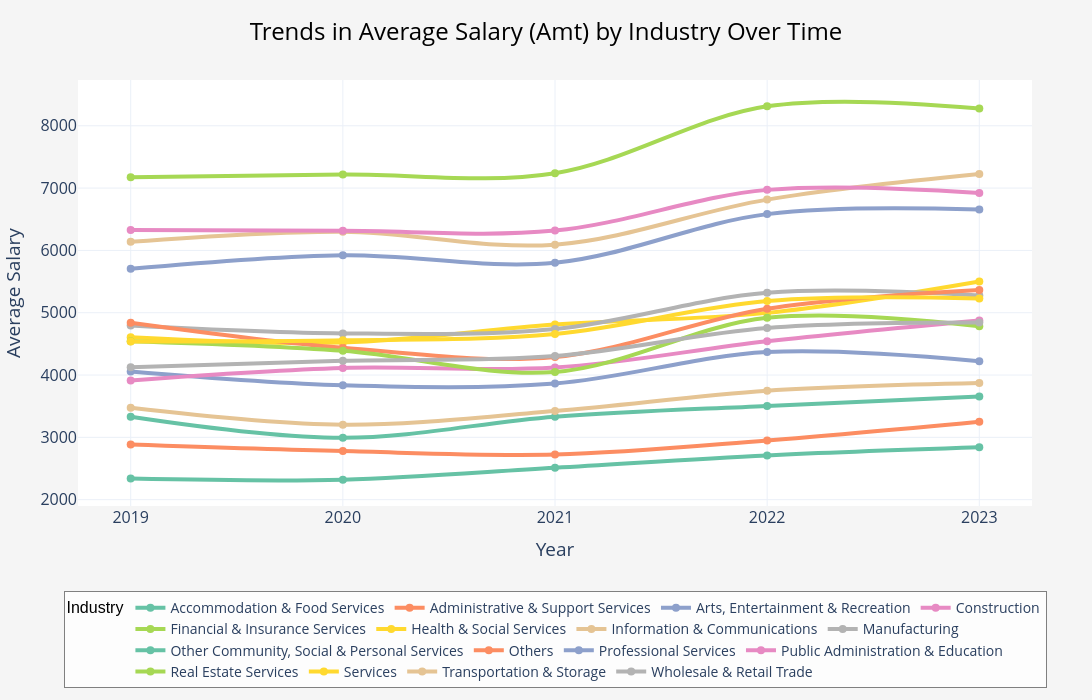

Notebook code cell kept with this figure:
### Markdown cell above
<p>We will proceed with plotting out the linegraph using Plotly for a Interactive Visualisation. This is done as Plotly allows for a interactive graph to be generated which allows us to view individual data points and their exact values. The graph will be plotted in the cell below.</p>

### Code cell
# ----------- Plotting Line Plot ----------- #
fig = px.line(
    df_agg, 
    x="Year", 
    y="Amt", 
    color="Industry", 
    markers=True, 
    title="Trends in Average Salary (Amt) by Industry Over Time",
    template="plotly_white",
    color_discrete_sequence=px.colors.qualitative.Set2,
    line_shape="spline"
)

# ----------- Adjusting Traces ----------- #
fig.update_traces(
    line=dict(width=4),
    marker=dict(size=8, symbol='circle') 
)
fig.update_yaxes(range=[0, None])

# ----------- Adjusting Layouts And Styling ----------- #
fig.update_layout(
    width=1100,
    height=700,
    title=dict(
        text="Trends in Average Salary (Amt) by Industry Over Time",
        font=dict(size=24, color="black"),
        x=0.5,
        xanchor='center'
    ),
    # Axis Labels #
    xaxis_title="Year",
    yaxis_title="Average Salary",
    font=dict(size=16),
    hovermode='x unified',
    # Background Styling #
    plot_bgcolor="white",        
    paper_bgcolor="#f5f5f5",
    # LegendS #
    legend=dict(
        title="Industry",
        orientation="h",
        yanchor="top",
        y=-0.2,
        xanchor="center",
        x=0.5,
        bgcolor="rgba(255,255,255,0.8)",
        bordercolor="gray",
        borderwidth=1,
        font=dict(size=14),
        title_font=dict(size=16, color="black", family="Arial")
    ),
    margin=dict(l=60, r=60, t=80, b=120)
)

# ----------- Adjusting X-Axis ----------- #
fig.update_xaxes(
    tickmode="linear",
    dtick=1
)

# ----------- Displaying Line Plot ----------- #
fig.show()

### Figure 1 — Plotly figure (JSON) as saved in the notebook; plotly's stock layout.template omitted (floating-point values rounded to 4 significant figures)
{"data": [{"hovertemplate": "Industry=Accommodation & Food Services<br>Year=%{x}<br>Amt=%{y}<extra></extra>", "legendgroup": "Accommodation & Food Services", "line": {"color": "rgb(102,194,165)", "dash": "solid", "shape": "spline", "width": 4}, "marker": {"size": 8, "symbol": "circle"}, "mode": "lines+markers", "name": "Accommodation & Food Services", "orientation": "v", "showlegend": true, "type": "scatter", "x": [2019, 2020, 2021, 2022, 2023], "xaxis": "x", "y": [2338.0, 2320.0, 2510.0, 2710, 2840.0], "yaxis": "y"}, {"hovertemplate": "Industry=Administrative & Support Services<br>Year=%{x}<br>Amt=%{y}<extra></extra>", "legendgroup": "Administrative & Support Services", "line": {"color": "rgb(252,141,98)", "dash": "solid", "shape": "spline", "width": 4}, "marker": {"size": 8, "symbol": "circle"}, "mode": "lines+markers", "name": "Administrative & Support Services", "orientation": "v", "showlegend": true, "type": "scatter", "x": [2019, 2020, 2021, 2022, 2023], "xaxis": "x", "y": [2884.0, 2780.0, 2725, 2951, 3252.0], "yaxis": "y"}, {"hovertemplate": "Industry=Arts, Entertainment & Recreation<br>Year=%{x}<br>Amt=%{y}<extra></extra>", "legendgroup": "Arts, Entertainment & Recreation", "line": {"color": "rgb(141,160,203)", "dash": "solid", "shape": "spline", "width": 4}, "marker": {"size": 8, "symbol": "circle"}, "mode": "lines+markers", "name": "Arts, Entertainment & Recreation", "orientation": "v", "showlegend": true, "type": "scatter", "x": [2019, 2020, 2021, 2022, 2023], "xaxis": "x", "y": [4057, 3836.0, 3864.0, 4368, 4222], "yaxis": "y"}, {"hovertemplate": "Industry=Construction<br>Year=%{x}<br>Amt=%{y}<extra></extra>", "legendgroup": "Construction", "line": {"color": "rgb(231,138,195)", "dash": "solid", "shape": "spline", "width": 4}, "marker": {"size": 8, "symbol": "circle"}, "mode": "lines+markers", "name": "Construction", "orientation": "v", "showlegend": true, "type": "scatter", "x": [2019, 2020, 2021, 2022, 2023], "xaxis": "x", "y": [3914.0, 4114.0, 4120, 4542.0, 4875], "yaxis": "y"}, {"hovertemplate": "Industry=Financial & Insurance Services<br>Year=%{x}<br>Amt=%{y}<extra></extra>", "legendgroup": "Financial & Insurance Services", "line": {"color": "rgb(166,216,84)", "dash": "solid", "shape": "spline", "width": 4}, "marker": {"size": 8, "symbol": "circle"}, "mode": "lines+markers", "name": "Financial & Insurance Services", "orientation": "v", "showlegend": true, "type": "scatter", "x": [2019, 2020, 2021, 2022, 2023], "xaxis": "x", "y": [7174.0, 7218.0, 7240.0, 8312.0, 8276.0], "yaxis": "y"}, {"hovertemplate": "Industry=Health & Social Services<br>Year=%{x}<br>Amt=%{y}<extra></extra>", "legendgroup": "Health & Social Services", "line": {"color": "rgb(255,217,47)", "dash": "solid", "shape": "spline", "width": 4}, "marker": {"size": 8, "symbol": "circle"}, "mode": "lines+markers", "name": "Health & Social Services", "orientation": "v", "showlegend": true, "type": "scatter", "x": [2019, 2020, 2021, 2022, 2023], "xaxis": "x", "y": [4607, 4522.0, 4810, 4998.0, 5502.0], "yaxis": "y"}, {"hovertemplate": "Industry=Information & Communications<br>Year=%{x}<br>Amt=%{y}<extra></extra>", "legendgroup": "Information & Communications", "line": {"color": "rgb(229,196,148)", "dash": "solid", "shape": "spline", "width": 4}, "marker": {"size": 8, "symbol": "circle"}, "mode": "lines+markers", "name": "Information & Communications", "orientation": "v", "showlegend": true, "type": "scatter", "x": [2019, 2020, 2021, 2022, 2023], "xaxis": "x", "y": [6138.0, 6300.0, 6092, 6815, 7226.0], "yaxis": "y"}, {"hovertemplate": "Industry=Manufacturing<br>Year=%{x}<br>Amt=%{y}<extra></extra>", "legendgroup": "Manufacturing", "line": {"color": "rgb(179,179,179)", "dash": "solid", "shape": "spline", "width": 4}, "marker": {"size": 8, "symbol": "circle"}, "mode": "lines+markers", "name": "Manufacturing", "orientation": "v", "showlegend": true, "type": "scatter", "x": [2019, 2020, 2021, 2022, 2023], "xaxis": "x", "y": [4794.0, 4668.0, 4740, 5320.0, 5276.0], "yaxis": "y"}, {"hovertemplate": "Industry=Other Community, Social & Personal Services<br>Year=%{x}<br>Amt=%{y}<extra></extra>", "legendgroup": "Other Community, Social & Personal Services", "line": {"color": "rgb(102,194,165)", "dash": "solid", "shape": "spline", "width": 4}, "marker": {"size": 8, "symbol": "circle"}, "mode": "lines+markers", "name": "Other Community, Social & Personal Services", "orientation": "v", "showlegend": true, "type": "scatter", "x": [2019, 2020, 2021, 2022, 2023], "xaxis": "x", "y": [3331, 2992.0, 3332, 3505, 3656.0], "yaxis": "y"}, {"hovertemplate": "Industry=Others<br>Year=%{x}<br>Amt=%{y}<extra></extra>", "legendgroup": "Others", "line": {"color": "rgb(252,141,98)", "dash": "solid", "shape": "spline", "width": 4}, "marker": {"size": 8, "symbol": "circle"}, "mode": "lines+markers", "name": "Others", "orientation": "v", "showlegend": true, "type": "scatter", "x": [2019, 2020, 2021, 2022, 2023], "xaxis": "x", "y": [4839, 4437, 4290, 5064.0, 5366.0], "yaxis": "y"}, {"hovertemplate": "Industry=Professional Services<br>Year=%{x}<br>Amt=%{y}<extra></extra>", "legendgroup": "Professional Services", "line": {"color": "rgb(141,160,203)", "dash": "solid", "shape": "spline", "width": 4}, "marker": {"size": 8, "symbol": "circle"}, "mode": "lines+markers", "name": "Professional Services", "orientation": "v", "showlegend": true, "type": "scatter", "x": [2019, 2020, 2021, 2022, 2023], "xaxis": "x", "y": [5704, 5923, 5802.0, 6582.0, 6654.0], "yaxis": "y"}, {"hovertemplate": "Industry=Public Administration & Education<br>Year=%{x}<br>Amt=%{y}<extra></extra>", "legendgroup": "Public Administration & Education", "line": {"color": "rgb(231,138,195)", "dash": "solid", "shape": "spline", "width": 4}, "marker": {"size": 8, "symbol": "circle"}, "mode": "lines+markers", "name": "Public Administration & Education", "orientation": "v", "showlegend": true, "type": "scatter", "x": [2019, 2020, 2021, 2022, 2023], "xaxis": "x", "y": [6329, 6314.0, 6318, 6972.0, 6923], "yaxis": "y"}, {"hovertemplate": "Industry=Real Estate Services<br>Year=%{x}<br>Amt=%{y}<extra></extra>", "legendgroup": "Real Estate Services", "line": {"color": "rgb(166,216,84)", "dash": "solid", "shape": "spline", "width": 4}, "marker": {"size": 8, "symbol": "circle"}, "mode": "lines+markers", "name": "Real Estate Services", "orientation": "v", "showlegend": true, "type": "scatter", "x": [2019, 2020, 2021, 2022, 2023], "xaxis": "x", "y": [4543, 4390.0, 4050, 4918, 4782.0], "yaxis": "y"}, {"hovertemplate": "Industry=Services<br>Year=%{x}<br>Amt=%{y}<extra></extra>", "legendgroup": "Services", "line": {"color": "rgb(255,217,47)", "dash": "solid", "shape": "spline", "width": 4}, "marker": {"size": 8, "symbol": "circle"}, "mode": "lines+markers", "name": "Services", "orientation": "v", "showlegend": true, "type": "scatter", "x": [2019, 2020, 2021, 2022, 2023], "xaxis": "x", "y": [4538.0, 4558.0, 4658.0, 5187, 5228.0], "yaxis": "y"}, {"hovertemplate": "Industry=Transportation & Storage<br>Year=%{x}<br>Amt=%{y}<extra></extra>", "legendgroup": "Transportation & Storage", "line": {"color": "rgb(229,196,148)", "dash": "solid", "shape": "spline", "width": 4}, "marker": {"size": 8, "symbol": "circle"}, "mode": "lines+markers", "name": "Transportation & Storage", "orientation": "v", "showlegend": true, "type": "scatter", "x": [2019, 2020, 2021, 2022, 2023], "xaxis": "x", "y": [3474.0, 3202, 3423, 3748.0, 3872], "yaxis": "y"}, {"hovertemplate": "Industry=Wholesale & Retail Trade<br>Year=%{x}<br>Amt=%{y}<extra></extra>", "legendgroup": "Wholesale & Retail Trade", "line": {"color": "rgb(179,179,179)", "dash": "solid", "shape": "spline", "width": 4}, "marker": {"size": 8, "symbol": "circle"}, "mode": "lines+markers", "name": "Wholesale & Retail Trade", "orientation": "v", "showlegend": true, "type": "scatter", "x": [2019, 2020, 2021, 2022, 2023], "xaxis": "x", "y": [4124.0, 4228.0, 4304.0, 4754.0, 4842.0], "yaxis": "y"}], "layout": {"font": {"size": 16}, "height": 700, "hovermode": "x unified", "legend": {"bgcolor": "rgba(255,255,255,0.8)", "bordercolor": "gray", "borderwidth": 1, "font": {"size": 14}, "orientation": "h", "title": {"font": {"color": "black", "family": "Arial", "size": 16}, "text": "Industry"}, "tracegroupgap": 0, "x": 0.5, "xanchor": "center", "y": -0.2, "yanchor": "top"}, "margin": {"b": 120, "l": 60, "r": 60, "t": 80}, "paper_bgcolor": "#f5f5f5", "plot_bgcolor": "white", "title": {"font": {"color": "black", "size": 24}, "text": "Trends in Average Salary (Amt) by Industry Over Time", "x": 0.5, "xanchor": "center"}, "width": 1100, "xaxis": {"anchor": "y", "autorange": true, "domain": [0, 1], "dtick": 1, "range": [2019.0, 2023.0], "tickmode": "linear", "title": {"text": "Year"}, "type": "linear"}, "yaxis": {"anchor": "x", "autorange": true, "domain": [0, 1], "range": [1894.0, 8739.0], "title": {"text": "Average Salary"}, "type": "linear"}}}
